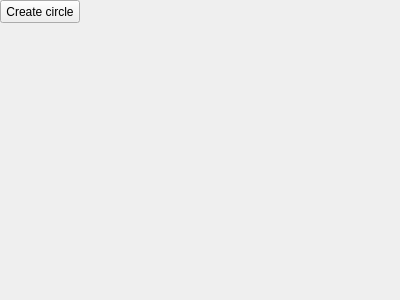
<?xml version="1.0" encoding="UTF-8"?>
<ui version="4.0">
 <class>Form</class>
 <widget class="QWidget" name="Form">
  <property name="geometry">
   <rect>
    <x>0</x>
    <y>0</y>
    <width>400</width>
    <height>300</height>
   </rect>
  </property>
  <property name="windowTitle">
   <string>Random circles</string>
  </property>
  <widget class="QPushButton" name="btn">
   <property name="geometry">
    <rect>
     <x>0</x>
     <y>0</y>
     <width>80</width>
     <height>23</height>
    </rect>
   </property>
   <property name="text">
    <string>Create circle</string>
   </property>
  </widget>
 </widget>
 <resources/>
 <connections/>
</ui>
